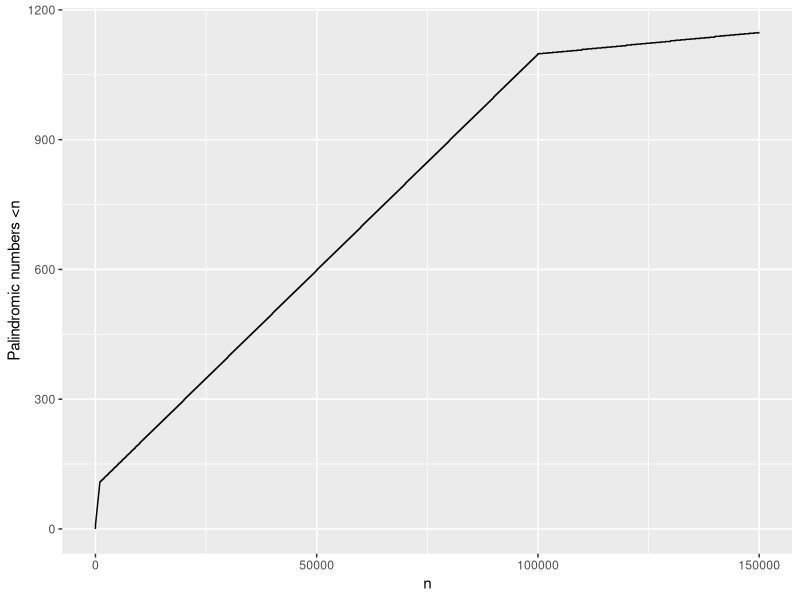
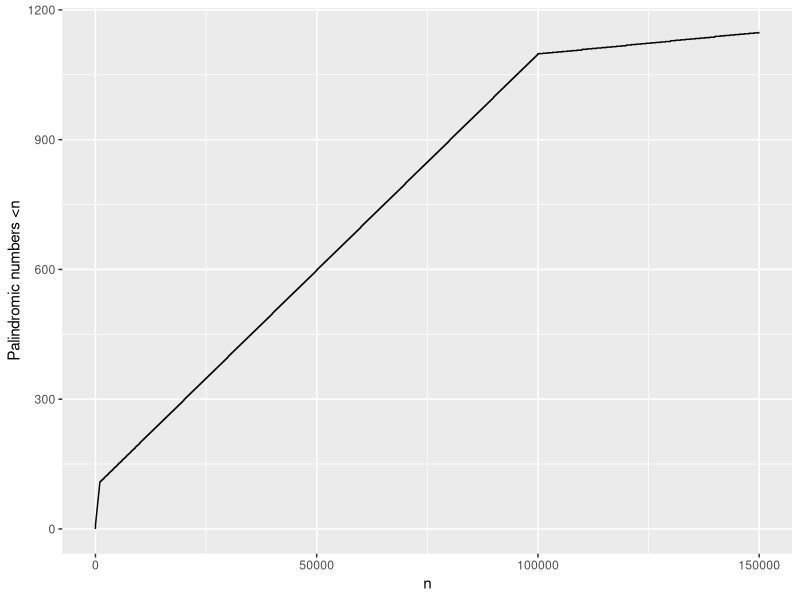

Source code (R) for these figures, in order:
## Euler Problem 4: Largest palindrome product
## https://projecteuler.net/problem=4
## https://r.prevos.net/euler-problem-4/

library(tidyverse)

palindrome <- function(x) {
    ## Convert to character
    word <- as.character(x)
    ## Create reverse
    reverse <- paste(rev(unlist(strsplit(word, ""))), collapse = "")
    ## Check whether palindrome
    return(word == reverse)
}

for (i in 999:900) {
    for (j in 990:900) {
        p <- i * j
        if (palindrome(p)) 
            break
    }
    if (palindrome(p)) {
        break
    }
}
answer <- i * j
print(answer)

## A002113 Palindromes in base 10
p_max <- 1.5E5
A002113 <- which(lapply(1:p, palindrome) == TRUE)
data_frame(x = 1:p_max,
           y = sapply(1:p_max, function(p) length(A002113[A002113 < p]))
           ) %>%
    ggplot(aes(x, y)) + geom_line() +
    xlab("n") + ylab("Palindromic numbers <n")
ggsave("Images/problem004.png", dpi = 300)
